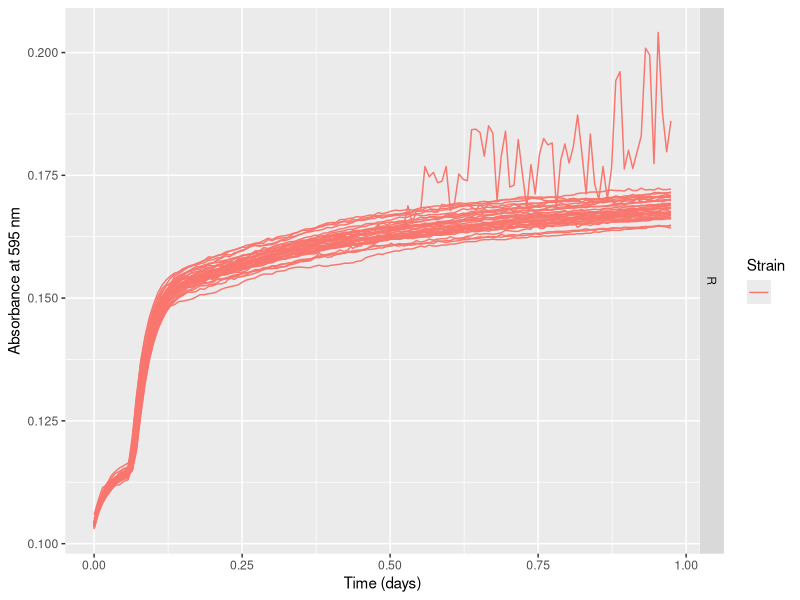
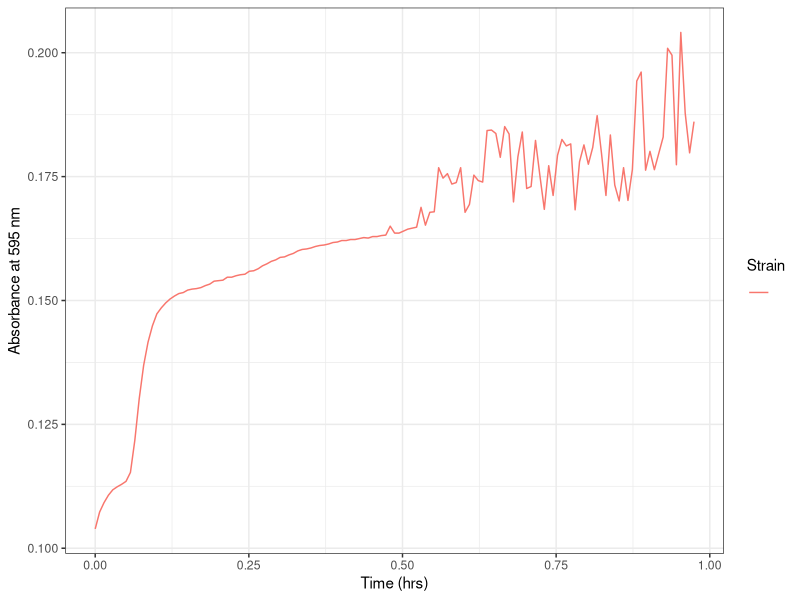
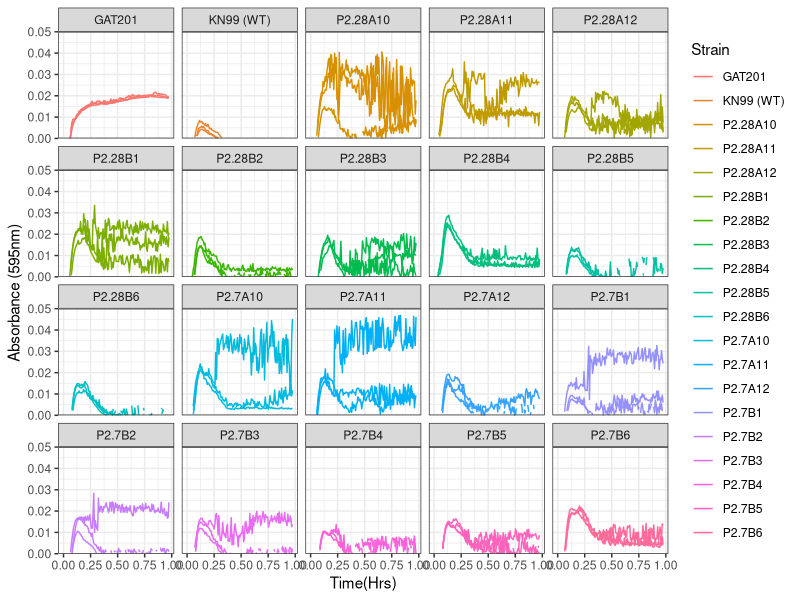
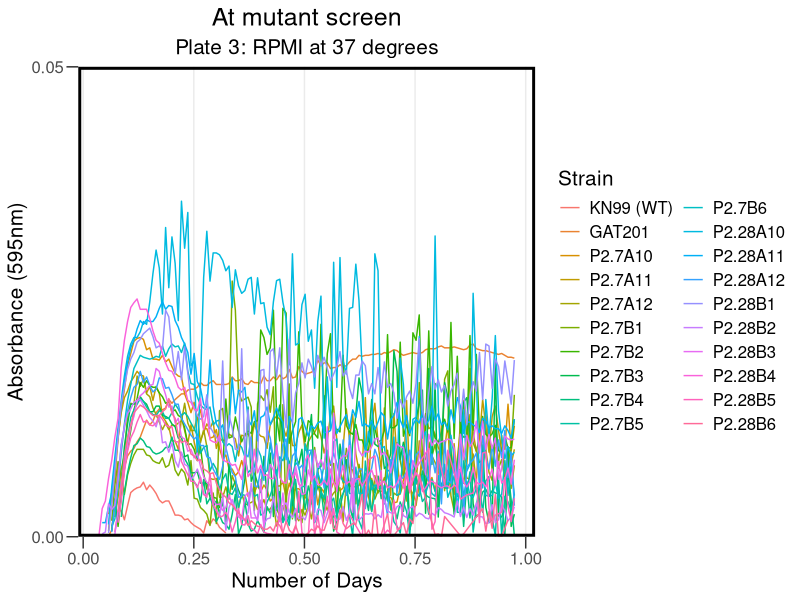
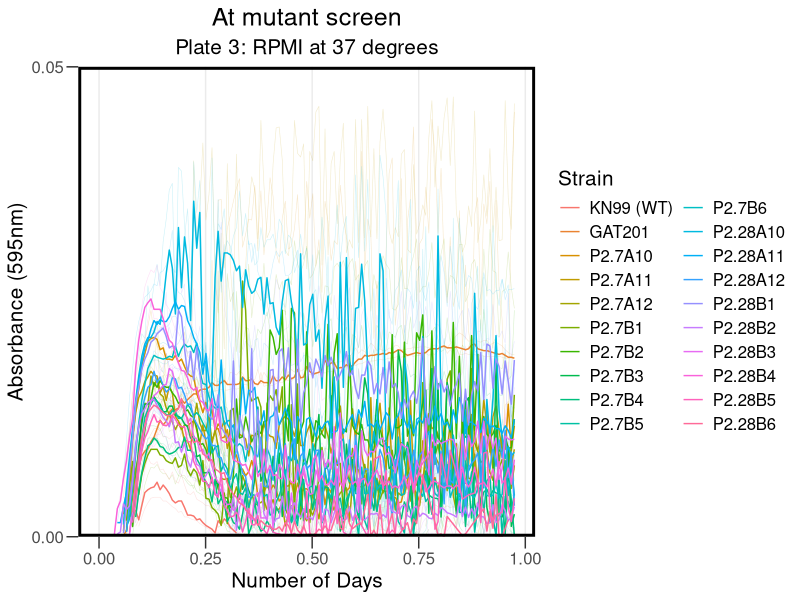
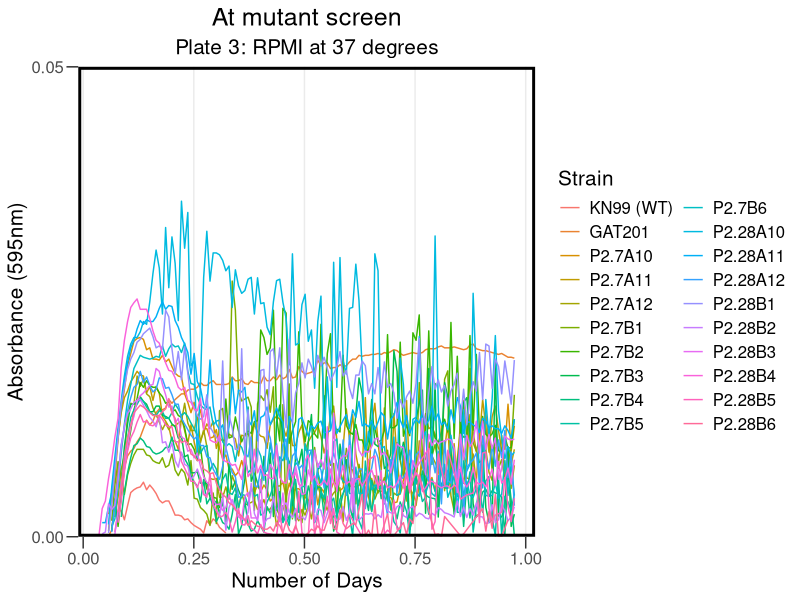
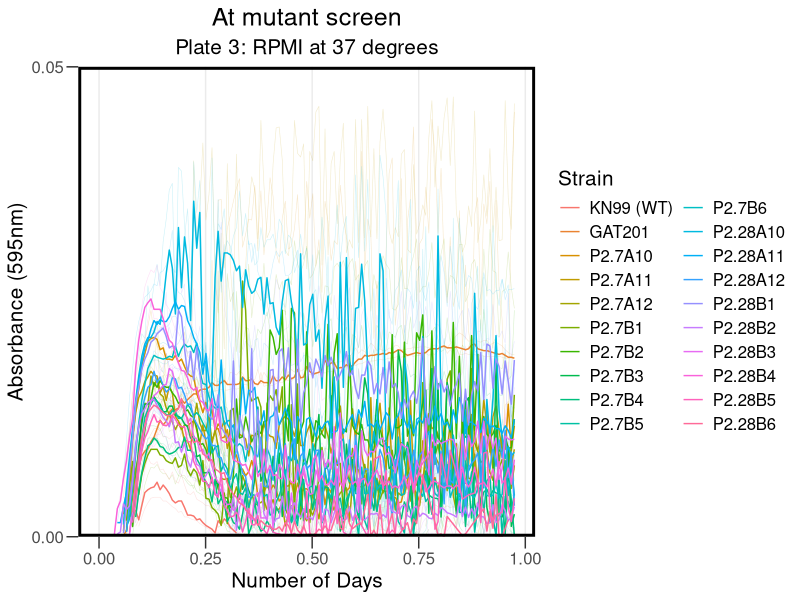

Source code (R) for these figures, in order:
## ---- chunk 1
knitr::opts_chunk$set(echo = TRUE)
## ---- chunk 2

library("reshape2")
library(dplyr)
library(ggplot2)
library(tidyverse)
library(rmarkdown)
library(cowplot)
library(yaml)
library(knitr)
## ---- chunk 3

rawdata <- read.csv("../Input/20230406_RPMI_Atmut_screen_Plate3_csv.csv")

## ---- chunk 4

 rawdata_day<-mutate(rawdata, Time = Time/86400)

## ---- chunk 5

reshaped <- melt(rawdata_day, id=c("Time", "Temp"), 
                              variable.name="Well",
                              value.name="OD595")

summary(reshaped)
## ---- chunk 6

platemap <- read.csv("../Input/20230406_RPMI_Atmut_screen_Plate3_setup.csv")
head(platemap, n=50)


## ---- chunk 7

annotated <- inner_join(reshaped, platemap, by="Well")
 
## ---- chunk 8

ggplot(data=filter(annotated,Strain==""),
           aes(x=Time, y=OD595, color=Strain, group = Well)) + 
       geom_line() + 
       facet_grid(Media ~ .) +
       labs(x="Time (days)", y="Absorbance at 595 nm")
## ---- chunk 9

ggplot(data=filter(annotated,Well=="A1"), 
       aes(x=Time, y=OD595, color=Strain, group = Well)) + 
 
       geom_line() + 
     theme_bw()+
     labs(x="Time (hrs)", y="Absorbance at 595 nm")

## ---- chunk 10

blank_OD_summary <- annotated %>%
  filter(Strain=="") %>%
  filter(Well != "A1") %>%
  
    group_by(Media) %>%
  summarise(OD_median=median(OD595),
            OD_mean=mean(OD595),
            OD_max=max(OD595),
            OD_min=min(OD595))
print(blank_OD_summary)
## ---- chunk 11

normalisedOD <- annotated %>%
  left_join(blank_OD_summary, by="Media") %>%
  mutate(OD_corrected = OD595 - OD_median)

## ---- chunk 12

ggplot(data=normalisedOD %>%
                      filter(Strain != ""), 
                      aes(x=Time, y=OD_corrected, color=Strain, group = Well)) + 
       geom_line() + 
       scale_y_continuous(limits=c(0,0.05),expand=c(0,0))+
       facet_wrap(Strain ~ .)+
  
       labs(x = "Time(Hrs)",
            y = "Absorbance (595nm)") +
       theme(text = element_text(size = 20))+
       theme_bw()
## ---- chunk 13

ggplot(data=normalisedOD %>%
          dplyr::mutate(Strain = factor(Strain, levels = c("KN99 (WT)", "GAT201", "P2.7A10","P2.7A11","P2.7A12","P2.7B1","P2.7B2","P2.7B3","P2.7B4","P2.7B5","P2.7B6","P2.28A10","P2.28A11","P2.28A12","P2.28B1","P2.28B2","P2.28B3","P2.28B4","P2.28B5","P2.28B6" )))%>%
                     filter(Strain != ""), 
                      aes(x=Time, y=OD_corrected, color=Strain)) + 
       stat_summary(fun = "median", geom = "line", size = 0.5) +
       scale_y_continuous(limits=c(0,0.05),expand=c(0,0), breaks = c(0, 0.25, 0.05)) +
  
       labs(x = "Number of Days",
            y = "Absorbance (595nm)",
            title = "At mutant screen", subtitle = "Plate 3: RPMI at 37 degrees") +
       theme_bw() +
       theme(text = element_text(size = 15))+
       theme(axis.title = element_text(size = 15))+
       theme(axis.ticks.length = unit(0.3, "cm"))+
       theme(title = element_text(size = 15))+
       theme(panel.grid.minor = element_blank())+
    guides(color=guide_legend(ncol=2))+
 theme(legend.title = element_text(size = 15))+
      theme(legend.background = element_rect(fill = "transparent", color=NA))+
  theme(legend.key = element_rect(fill = "transparent", color=NA))+
       theme (plot.background =  element_rect(fill = "transparent", color=NA), 
         panel.background = element_rect(fill = "transparent", color=NA),)+
      theme(panel.border = element_rect(linetype = "solid", colour = "black", size = 2))+
  theme(plot.title = element_text(hjust = 0.5), plot.subtitle = element_text(hjust = 0.5) )

ggplot
       
## ---- chunk 14

ggsave("../Results/AllSummary_At3.png",width = 8,height=5)
## ---- chunk 15

ggplot(data=normalisedOD %>%
          dplyr::mutate(Strain = factor(Strain, levels = c("KN99 (WT)", "GAT201", "P2.7A10","P2.7A11","P2.7A12","P2.7B1","P2.7B2","P2.7B3","P2.7B4","P2.7B5","P2.7B6","P2.28A10","P2.28A11","P2.28A12","P2.28B1","P2.28B2","P2.28B3","P2.28B4","P2.28B5","P2.28B6" )))%>%
                     filter(Strain != ""), 
                      aes(x=Time, y=OD_corrected, color=Strain)) + 
       geom_line(aes(group = Well), size = 0.2, alpha = 0.2) + 
       stat_summary(fun = "median", geom = "line", size = 0.5) +
      
    
       scale_y_continuous(limits=c(0,0.05),expand=c(0,0), breaks = c(0, 0.25, 0.05)) +
   labs(x = "Number of Days",
            y = "Absorbance (595nm)",
            title = "At mutant screen", subtitle = "Plate 3: RPMI at 37 degrees") +
       theme_bw() +
       theme(text = element_text(size = 15))+
       theme(axis.title = element_text(size = 15))+
       theme(axis.ticks.length = unit(0.3, "cm"))+
       theme(title = element_text(size = 15))+
       theme(panel.grid.minor = element_blank())+
    guides(color=guide_legend(ncol=2))+
 theme(legend.title = element_text(size = 15))+
      theme(legend.background = element_rect(fill = "transparent", color=NA))+
  theme(legend.key = element_rect(fill = "transparent", color=NA))+
       theme (plot.background =  element_rect(fill = "transparent", color=NA), 
         panel.background = element_rect(fill = "transparent", color=NA),)+
      theme(panel.border = element_rect(linetype = "solid", colour = "black", size = 2))+
  theme(plot.title = element_text(hjust = 0.5), plot.subtitle = element_text(hjust = 0.5) )
## ---- chunk 16

ggsave("../Results/Statsumm_At3.png",width = 8,height=5)
